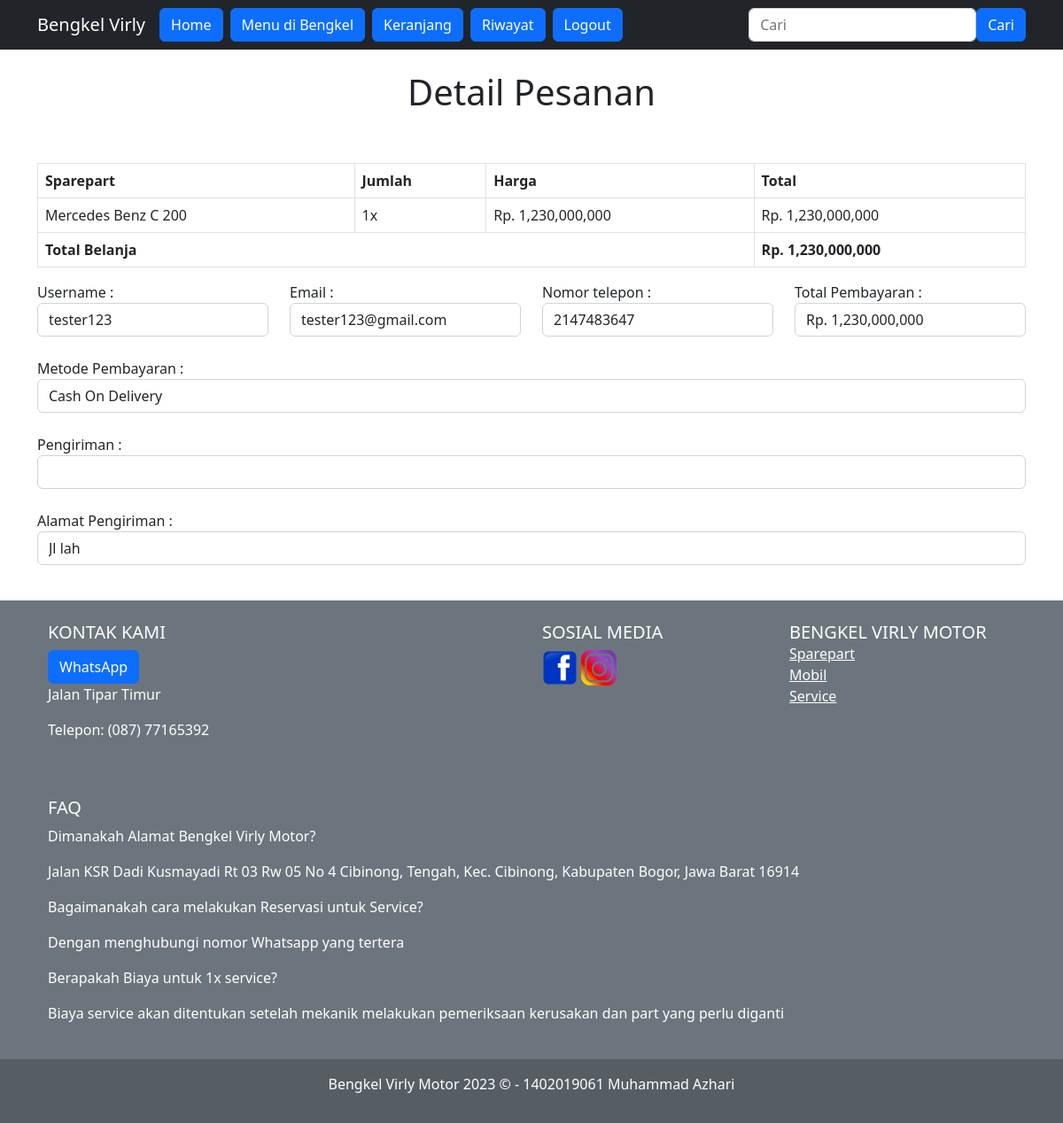
Screenshot of /detail.php?id=23 (signed in) with the database file from the repository.
### tables this page shows
CREATE TABLE `detail_pembelian` (
  `id` int(11) NOT NULL,
  `id_pembelian` int(11) NOT NULL,
  `id_mobil` int(100) NOT NULL,
  `id_sparepart` int(100) NOT NULL,
  `id_services` int(100) NOT NULL,
  `jumlah` int(11) NOT NULL,
  `harga` int(11) NOT NULL,
  `total` int(11) NOT NULL
);

CREATE TABLE `mobil` (
  `id` int(11) NOT NULL,
  `nama` varchar(100) NOT NULL,
  `merk` varchar(100) NOT NULL,
  `harga` int(11) NOT NULL,
  `cc` int(11) NOT NULL,
  `tipe_bbm` varchar(100) NOT NULL,
  `tahun` int(4) NOT NULL,
  `jarak_tempuh` int(11) NOT NULL,
  `kondisi` varchar(100) NOT NULL,
  `foto` varchar(100) NOT NULL,
  `kategori` int(11) NOT NULL,
  `stok` int(11) NOT NULL
);

CREATE TABLE `pembelian` (
  `id` int(11) NOT NULL,
  `id_user` int(11) NOT NULL,
  `subtotal` int(11) NOT NULL,
  `tanggal` timestamp NOT NULL DEFAULT current_timestamp() ON UPDATE current_timestamp(),
  `alamat` text NOT NULL,
  `pengiriman` varchar(20) NOT NULL,
  `pembayaran` varchar(20) NOT NULL
);

CREATE TABLE `faq` (
  `id` int(11) NOT NULL,
  `pertanyaan` text DEFAULT NULL,
  `jawaban` text DEFAULT NULL
);

### detail.php (the view, shortened to what this page needs)
<?php include 'koneksi.php' ?>
<?php include 'component.php';
$pembelian = $_GET ['id'];
session_start(); ?>
<!DOCTYPE html>
<html lang="en">
<head>
</head>
<body>
    <?php include 'header.php'?>
    <div class="container">
    <br><h1><center>Detail Pesanan<center></h1><br><br>
<table class="table table-bordered">
	<tr>
		<th>Sparepart</th>
		<th>Jumlah</th>
		<th>Harga</th>
		<th>Total</th>
	</tr>
	<?php $totalbelanja =0 ?>
	<?php if (empty($_GET['cari'])) {
		$ambil = $koneksi->query("SELECT * FROM detail_pembelian JOIN mobil on detail_pembelian.id_mobil=mobil.id  WHERE id_pembelian = '$pembelian'");
	}?>
	<?php while ($pecah = $ambil->fetch_assoc()){ ?>
		<tr>
            <td><?php echo $pecah["nama"]?></td>
			<td><?php echo $pecah['jumlah'] ?>x</td>
			<td>Rp. <?php echo number_format($pecah['harga']); ?></td>
			<td>Rp. <?php echo number_format($pecah['total']); ?></td>
		</tr>
        <?php $totalbelanja+=$pecah['total']; ?>
		<?php } ?>
        	<tfoot>
				<th colspan="3">Total Belanja</th>
				<th>Rp. <?php echo number_format($totalbelanja) ?></th>
			</tfoot>
</table>
<form method="post">
			<div class="row">
				<div class="col-md-3">
					<div class="form-group">
						<label>Username : </label>
						<input type="text"  readonly value="<?php echo $_SESSION
						["user"]['username'] ?>" class="form-control">
					</div>
				</div>
				<div class="col-md-3">
					<div class="form-group">
						<label>Email : </label>
						<input type="text"  readonly value="<?php echo $_SESSION
						["user"]['email'] ?>" class="form-control">
					</div>
				</div>
				<div class="col-md-3">
					<div class="form-group">
						<label>Nomor telepon : </label>
						<input type="text"  readonly value="<?php echo $_SESSION
						["user"]['telepon'] ?>" class="form-control">
					</div>
				</div>
				<div class="col-md-3">
					<div class="form-group">
						<label>Total Pembayaran : </label>
						<input type="text"  readonly value="Rp. <?php echo number_format($totalbelanja) ?>" class="form-control">
					</div>
				</div>
			</div>
			<?php $ambil = $koneksi->query("SELECT * FROM user JOIN pembelian ON user.id=pembelian.id_user WHERE pembelian.id='$pembelian'"); ?>
				<?php while ($pecah = $ambil->fetch_assoc()){ ?>
						<?php $pembayaran = $pecah['pembayaran']; ?>
						<?php $pengiriman = $pecah['pengiriman']; ?>
			<?php } ?>
			<br><div class="form-group">
				<label>Metode Pembayaran : </label>
				<input type="text"  readonly value="<?php echo $pembayaran ?>" class="form-control">
			</div>
			<br><div class="form-group">
				<label>Pengiriman : </label>
				<input type="text"  readonly value="<?php echo $pengiriman ?>" class="form-control">
			</div><br>
			<div class="form-group">
				<label>Alamat Pengiriman : </label>
				<input type="text"  readonly value="<?php echo $_SESSION
						["user"]['alamat'] ?>" class="form-control">
			</div><br>
		</form>
    </div>
	<?php include 'footer.php'?>
</body>
</html>

### footer.php (shortened to what this page needs)
<section>
    <footer class="bg-secondary text-white text-center text-md-start">
        <div class="container p-4">
            <div class="row">
                <div class="col-lg-6 col-md-12 mb-4 mb-md-0">
                    <h5 class="text-uppercase">Kontak Kami</h5>
                    <a href="https://wa.me/08777165392" class="btn btn-primary">WhatsApp</a>
                    <p>
                        Jalan Tipar Timur
                    </p>
                    <p>Telepon: (087) 77165392</p>
                </div>
                <div class="col-lg-3 col-md-6 mb-4 mb-md-0">
                    <h5 class="text-uppercase">Sosial Media</h5>
                    <div class="foto">
                        <a href="https://www.facebook.com/"><img src="asets/gambar/footer/facebook.png" width="40px" height="40px"></a>
                        <a href="https://www.instagram.com/mhmmdazhari24/"><img src="asets/gambar/footer/instagram.png" width="40px" height="40px"></a>
                    </div>
                </div>
                <div class="col-lg-3 col-md-6 mb-4 mb-md-0">
                    <h5 class="text-uppercase mb-0">Bengkel Virly Motor</h5>
                    <ul class="list-unstyled">
                        <li>
                            <a href="sparepart.php" class="text-white">Sparepart</a>
                        </li>
                        <li>
                            <a href="mobil.php" class="text-white">Mobil</a>
                        </li>
                        <li>
                            <a href="service.php" class="text-white">Service</a>
                        </li>
                    </ul>
                </div>
            </div>
        </div>
        <div class="container p-4">
            <h5 class="text-uppercase">FAQ</h5>
            <ul class="list-unstyled">
                <?php
                    $ambil = $koneksi->query("SELECT * FROM faq");
                    while ($faq = $ambil->fetch_assoc()) {
                ?>
                <li>
                <p><?php echo $faq['pertanyaan']; ?></p>
                <p><?php echo $faq['jawaban']; ?></p>
                </li>
                <?php
            }
                ?>
            </ul>
        </div>
        <div class="text-center p-3" style="background-color: rgba(0, 0, 0, 0.2);">
            <p> Bengkel Virly Motor 2023 &copy; - 1402019061 Muhammad Azhari</p>
        </div>
    </footer>
</section>

### footer.php (style rules this page uses)
Footer { position: relative; bottom: 0; width: 100%; }

### rows the page displays
detail_pembelian: id_mobil.nama "Mercedes Benz C 200", jumlah "1", id_mobil.harga "1,230,000,000", total "1,230,000,000"
pembelian: pembayaran "Cash On Delivery"
faq: pertanyaan "Dimanakah Alamat Bengkel Virly Motor?", jawaban "Jalan KSR Dadi Kusmayadi Rt 03 Rw 05 No 4 Cibinong, Tengah, Kec. Cibinong, Kabupaten Bogor, Jawa Barat 16914"
faq: pertanyaan "Bagaimanakah cara melakukan Reservasi untuk Service?", jawaban "Dengan menghubungi nomor Whatsapp yang tertera"
faq: pertanyaan "Berapakah Biaya untuk 1x service?", jawaban "Biaya service akan ditentukan setelah mekanik melakukan pemeriksaan kerusakan dan part yang perlu diganti"

### other values shown
$totalbelanja "1,230,000,000"
